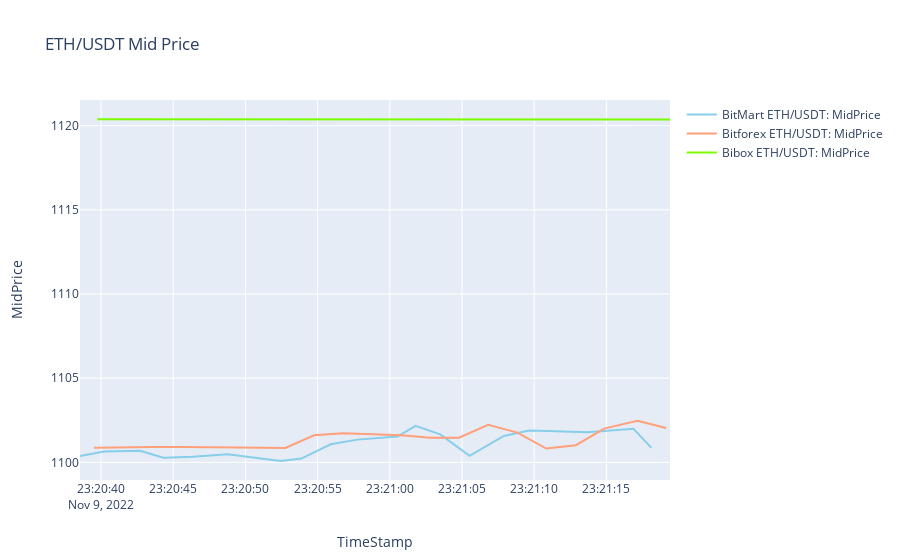

This figure's notebook cell:
### Code cell
visualization(vac3,cryptos[2])
